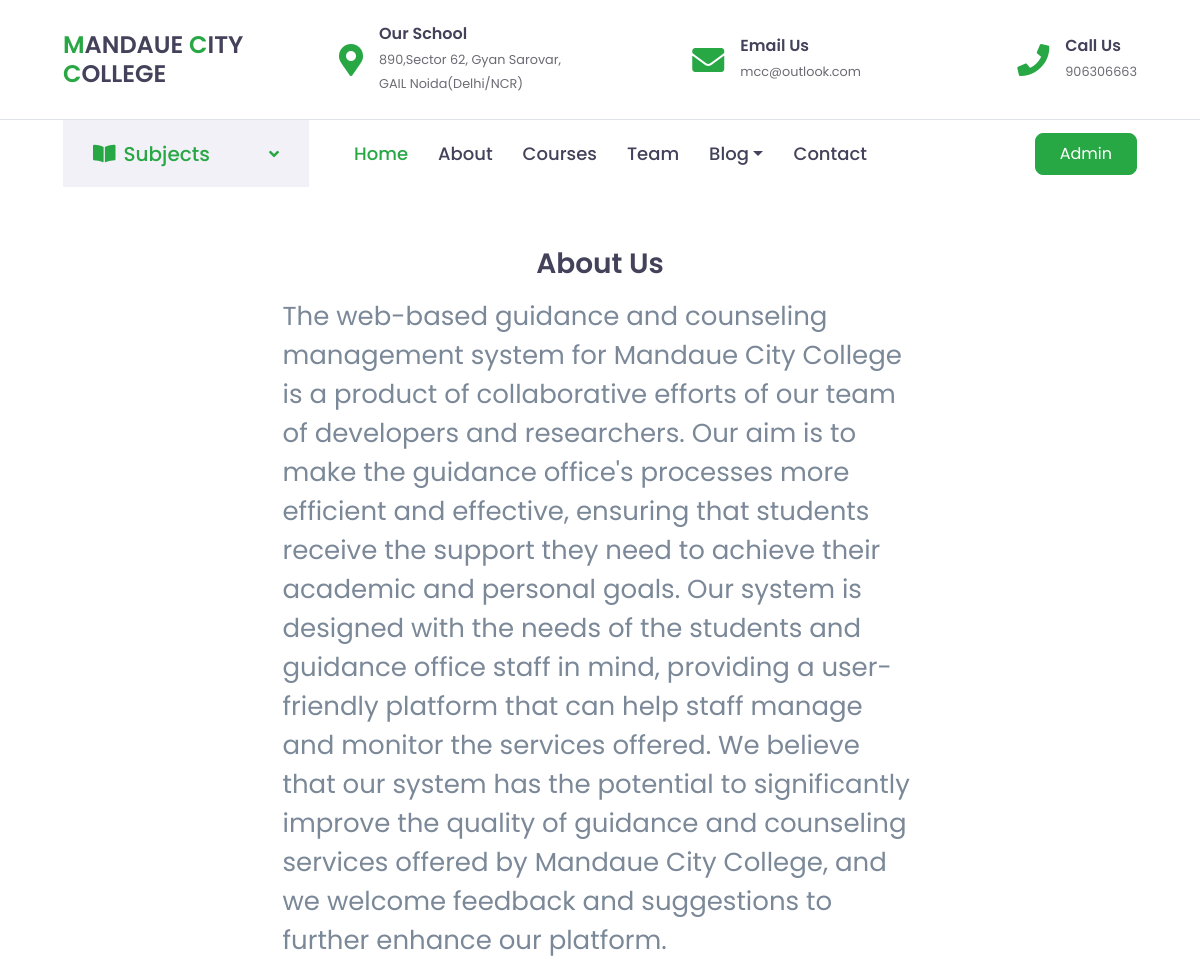
/g&cms-mcc/about.php, run on the app's committed database.
### tables this page shows
CREATE TABLE `tblpage` (
  `ID` int NOT NULL,
  `PageType` varchar(200) DEFAULT NULL,
  `PageTitle` mediumtext,
  `PageDescription` mediumtext,
  `Email` varchar(200) DEFAULT NULL,
  `MobileNumber` bigint DEFAULT NULL,
  `UpdationDate` date DEFAULT NULL
);

### g&cms-mcc/about.php (the view, shortened to what this page needs)
<?php
include('includes/dbconnection.php');
?>
<!doctype html>
<html>
<head>
    <link href="https://cdnjs.cloudflare.com/ajax/libs/font-awesome/5.10.0/css/all.min.css" rel="stylesheet">
    <link href="lib/owlcarousel/assets/owl.carousel.min.css" rel="stylesheet">
    <link href="css-page/style.css" rel="stylesheet">
</head>
<body>
    <?php include_once('includes/header1.php'); ?>
    <div class="about">
        <div class="container">
            <div class="about-info-grids">
                <center>
                    <div class="col-md-7 abt-info-pic">
                        <?php
						$sql   = "SELECT * from tblpage where PageType='aboutus'";
						$query = $dbh->prepare($sql);
						$query->execute();
						$results = $query->fetchAll(PDO::FETCH_OBJ);
						if ($query->rowCount() > 0) {
							foreach ($results as $row) { ?>
                        <h3>
                            <?php echo ($row->PageTitle); ?>
                        </h3>
                        <p>
                            <?php echo ($row->PageDescription); ?>
                        </p>
                        <?php $cnt = $cnt + 1;
							}
						} ?>
                    </div>
                </center>
            </div>
        </div>
    </div>
</body>
</html>

### g&cms-mcc/includes/header1.php (shortened to what this page needs)
<div class="container-fluid d-none d-lg-block">
    <div class="row align-items-center py-4 px-xl-5">
        <div class="col-lg-3">
            <a href="" class="text-decoration-none">
                <h4 class="m-0"><span class="text-primary">M</span>ANDAUE <span class="text-primary">C</span>ITY
                    <span class="text-primary">C</span>OLLEGE
                </h4>
            </a>
        </div>
        <div class="col-lg-3 text-right">
            <?php
            $sql   = "SELECT * from tblpage where PageType='contactus'";
            $query = $dbh->prepare($sql);
            $query->execute();
            $results = $query->fetchAll(PDO::FETCH_OBJ);
            if ($query->rowCount() > 0) {
                foreach ($results as $row) {
                    ?>
            <div class="d-inline-flex align-items-center">
                <i class="fa fa-2x fa-map-marker-alt text-primary mr-3"></i>
                <div class="text-left">
                    <h6 class="font-weight-semi-bold mb-1">Our School</h6>
                    <small>
                        <?php echo htmlentities($row->PageDescription); ?>
                    </small>
                </div>
            </div>
        </div>
        <div class="col-lg-3 text-right">
            <div class="d-inline-flex align-items-center">
                <i class="fa fa-2x fa-envelope text-primary mr-3"></i>
                <div class="text-left">
                    <h6 class="font-weight-semi-bold mb-1">Email Us</h6>
                    <small>
                        <?php echo htmlentities($row->Email); ?>
                    </small>
                </div>
            </div>
        </div>
        <div class="col-lg-3 text-right">
            <div class="d-inline-flex align-items-center">
                <i class="fa fa-2x fa-phone text-primary mr-3"></i>
                <div class="text-left">
                    <h6 class="font-weight-semi-bold mb-1">Call Us</h6>
                    <small>
                        <?php echo htmlentities($row->MobileNumber); ?>
                    </small>
                    <?php $cnt = $cnt + 1;
                }
            } ?>
                </div>
            </div>
        </div>
    </div>
</div>
<div class="container-fluid">
    <div class="row border-top px-xl-5">
        <div class="col-lg-3 d-none d-lg-block">
            <a class="d-flex align-items-center justify-content-between bg-secondary w-100 text-decoration-none"
                data-toggle="collapse" href="#navbar-vertical" style="height: 67px; padding: 0 30px;">
                <h5 class="text-primary m-0"><i class="fa fa-book-open mr-2"></i>Subjects</h5>
                <i class="fa fa-angle-down text-primary"></i>
            </a>
        </div>
        <div class="col-lg-9">
            <nav class="navbar navbar-expand-lg bg-light navbar-light py-3 py-lg-0 px-0">
                <div class="collapse navbar-collapse justify-content-between" id="navbarCollapse">
                    <div class="navbar-nav py-0">
                        <a href="index1.php" class="nav-item nav-link active">Home</a>
                        <a href="about.php" class="nav-item nav-link">About</a>
                        <a href="course.html" class="nav-item nav-link">Courses</a>
                        <a href="team.php" class="nav-item nav-link">Team</a>
                        <div class="nav-item dropdown">
                            <a href="#" class="nav-link dropdown-toggle" data-toggle="dropdown">Blog</a>
                        </div>
                        <a href="contact1.php" class="nav-item nav-link">Contact</a>
                    </div>
                    <a class="btn btn-primary py-2 px-4 ml-auto d-none d-lg-block" href="admin/login.php">Admin</a>
                </div>
            </nav>
        </div>
    </div>
</div>

### g&cms-mcc/about.php (style rules this page uses)
.about { margin-top: 60px; }

### data on the page
tblpage: PageDescription "890,Sector 62, Gyan Sarovar, GAIL Noida(Delhi/NCR)", Email "mcc@outlook.com", MobileNumber "906306663"
tblpage: PageTitle "About Us", PageDescription "The web-based guidance and counseling management system for Mandaue City College is a product of collaborative efforts of our team of developers and researchers. Our aim is to make the guidance office's processes more efficient and effective, ensuring that students receive the support they need to achieve their academic and personal goals. Our system is designed with the needs of the students and guidance office staff in mind, providing a user-friendly platform that can help staff manage and monitor the services offered. We believe that our system has the potential to significantly improve the quality of guidance and counseling services offered by Mandaue City College, and we welcome…"
